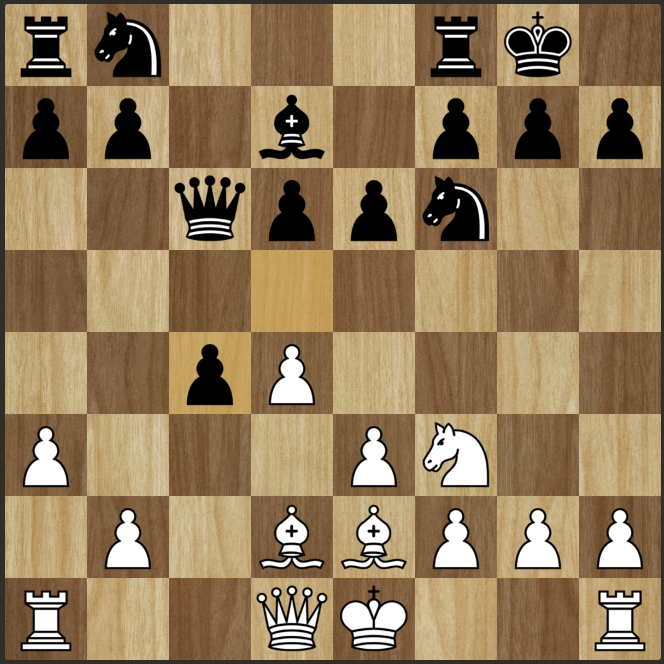
#> input picture input.png, 1328 x 1328 px (shown at 1/2 size)
$ python -i chessboard_finder.py   (imports and definitions only)
#> lines starting #> are read from the running program, lines starting #| are printed output that depends on the picture
#!/usr/bin/env python3
# -*- coding: utf-8 -*-
# Pass in image of online chessboard screenshot, returns corners of chessboard
# usage: chessboard_finder.py [-h] images [images ...]

# Find orthorectified chessboard corners in image

# positional arguments:
#   images      Input image URLs or local file paths

# optional arguments:
#   -h, --help  show this help message and exit


# sudo apt-get install libatlas-base-dev for numpy error, see https://github.com/Kitt-AI/snowboy/issues/262
import numpy as np
# sudo apt-get install libopenjp2-7 libtiff5
import PIL.Image
import argparse
from time import time
from helper_image_loading import *


def nonmax_suppress_1d(arr, winsize=5):
  """Return 1d array with only peaks, use neighborhood window of winsize px"""
  _arr = arr.copy()

  for i in range(_arr.size):
    if i == 0:
      left_neighborhood = 0
    else:
      left_neighborhood = arr[max(0,i-winsize):i]
    if i >= _arr.size-2:
      right_neighborhood = 0
    else:
      right_neighborhood = arr[i+1:min(arr.size-1,i+winsize)]

    if arr[i] < np.max(left_neighborhood) or arr[i] <= np.max(right_neighborhood):
      _arr[i] = 0
  return _arr

def findChessboardCorners(img_arr_gray, noise_threshold = 8000):
  # Load image grayscale as an numpy array
  # Return None on failure to find a chessboard
  #
  # noise_threshold: Ratio of standard deviation of hough values along an axis
  # versus the number of pixels, manually measured  bad trigger images
  # at < 5,000 and good  chessboards values at > 10,000

  # Get gradients, split into positive and inverted negative components
  gx, gy = np.gradient(img_arr_gray)
  gx_pos = gx.copy()
  gx_pos[gx_pos<0] = 0
  gx_neg = -gx.copy()
  gx_neg[gx_neg<0] = 0

  gy_pos = gy.copy()
  gy_pos[gy_pos<0] = 0
  gy_neg = -gy.copy()
  gy_neg[gy_neg<0] = 0

  # 1-D ampltitude of hough transform of gradients about X & Y axes
  num_px = img_arr_gray.shape[0] * img_arr_gray.shape[1]
  hough_gx = gx_pos.sum(axis=1) * gx_neg.sum(axis=1)
  hough_gy = gy_pos.sum(axis=0) * gy_neg.sum(axis=0)

  # Check that gradient peak signal is strong enough by
  # comparing normalized standard deviation to threshold
  if min(hough_gx.std() / hough_gx.size,
         hough_gy.std() / hough_gy.size) < noise_threshold:
    return None

  # Normalize and skeletonize to just local peaks
  hough_gx = nonmax_suppress_1d(hough_gx) / hough_gx.max()
  hough_gy = nonmax_suppress_1d(hough_gy) / hough_gy.max()

  # Arbitrary threshold of 20% of max
  hough_gx[hough_gx<0.2] = 0
  hough_gy[hough_gy<0.2] = 0

  # Now we have a set of potential vertical and horizontal lines that
  # may contain some noisy readings, try different subsets of them with
  # consistent spacing until we get a set of 7, choose strongest set of 7
  pot_lines_x = np.where(hough_gx)[0]
  pot_lines_y = np.where(hough_gy)[0]
  pot_lines_x_vals = hough_gx[pot_lines_x]
  pot_lines_y_vals = hough_gy[pot_lines_y]

  # Get all possible length 7+ sequences
  seqs_x = getAllSequences(pot_lines_x)
  seqs_y = getAllSequences(pot_lines_y)

  if len(seqs_x) == 0 or len(seqs_y) == 0:
    return None

  # Score sequences by the strength of their hough peaks
  seqs_x_vals = [pot_lines_x_vals[[v in seq for v in pot_lines_x]] for seq in seqs_x]
  seqs_y_vals = [pot_lines_y_vals[[v in seq for v in pot_lines_y]] for seq in seqs_y]

  # shorten sequences to up to 9 values based on score
  # X sequences
  for i in range(len(seqs_x)):
    seq = seqs_x[i]
    seq_val = seqs_x_vals[i]

    # if the length of sequence is more than 7 + edges = 9
    # strip weakest edges
    if len(seq) > 9:
      # while not inner 7 chess lines, strip weakest edges
      while len(seq) > 7:
        if seq_val[0] > seq_val[-1]:
          seq = seq[:-1]
          seq_val = seq_val[:-1]
        else:
          seq = seq[1:]
          seq_val = seq_val[1:]

    seqs_x[i] = seq
    seqs_x_vals[i] = seq_val

  # Y sequences
  for i in range(len(seqs_y)):
    seq = seqs_y[i]
    seq_val = seqs_y_vals[i]

    while len(seq) > 9:
      if seq_val[0] > seq_val[-1]:
        seq = seq[:-1]
        seq_val = seq_val[:-1]
      else:
        seq = seq[1:]
        seq_val = seq_val[1:]

    seqs_y[i] = seq
    seqs_y_vals[i] = seq_val

  # Now that we only have length 7-9 sequences, score and choose the best one
  scores_x = np.array([np.mean(v) for v in seqs_x_vals])
  scores_y = np.array([np.mean(v) for v in seqs_y_vals])

  # Keep first sequence with the largest step size
  # scores_x = np.array([np.median(np.diff(s)) for s in seqs_x])
  # scores_y = np.array([np.median(np.diff(s)) for s in seqs_y])

  #TODO(elucidation): Choose heuristic score between step size and hough response

  best_seq_x = seqs_x[scores_x.argmax()]
  best_seq_y = seqs_y[scores_y.argmax()]
  # print(best_seq_x, best_seq_y)

  # Now if we have sequences greater than length 7, (up to 9),
  # that means we have up to 9 possible combinations of sets of 7 sequences
  # We try all of them and see which has the best checkerboard response
  sub_seqs_x = [best_seq_x[k:k+7] for k in range(len(best_seq_x) - 7 + 1)]
  sub_seqs_y = [best_seq_y[k:k+7] for k in range(len(best_seq_y) - 7 + 1)]

  dx = np.median(np.diff(best_seq_x))
  dy = np.median(np.diff(best_seq_y))
  corners = np.zeros(4, dtype=int)

  # Add 1 buffer to include the outer tiles, since sequences are only using
  # inner chessboard lines
  corners[0] = int(best_seq_y[0]-dy)
  corners[1] = int(best_seq_x[0]-dx)
  corners[2] = int(best_seq_y[-1]+dy)
  corners[3] = int(best_seq_x[-1]+dx)

  # Generate crop image with on full sequence, which may be wider than a normal
  # chessboard by an extra 2 tiles, we'll iterate over all combinations
  # (up to 9) and choose the one that correlates best with a chessboard
  gray_img_crop = PIL.Image.fromarray(img_arr_gray).crop(corners)

  # Build a kernel image of an idea chessboard to correlate against
  k = 8 # Arbitrarily chose 8x8 pixel tiles for correlation image
  quad = np.ones([k,k])
  kernel = np.vstack([np.hstack([quad,-quad]), np.hstack([-quad,quad])])
  kernel = np.tile(kernel,(4,4)) # Becomes an 8x8 alternating grid (chessboard)
  kernel = kernel/np.linalg.norm(kernel) # normalize
  # 8*8 = 64x64 pixel ideal chessboard

  k = 0
  n = max(len(sub_seqs_x), len(sub_seqs_y))
  final_corners = None
  best_score = None

  # Iterate over all possible combinations of sub sequences and keep the corners
  # with the best correlation response to the ideal 64x64px chessboard
  for i in range(len(sub_seqs_x)):
    for j in range(len(sub_seqs_y)):
      k = k + 1

      # [y, x, y, x]
      sub_corners = np.array([
        sub_seqs_y[j][0]-corners[0]-dy, sub_seqs_x[i][0]-corners[1]-dx,
        sub_seqs_y[j][-1]-corners[0]+dy, sub_seqs_x[i][-1]-corners[1]+dx],
        dtype=np.int_)

      # Generate crop candidate, nearest pixel is fine for correlation check
      sub_img = gray_img_crop.crop(sub_corners).resize((64,64))

      # Perform correlation score, keep running best corners as our final output
      # Use absolute since it's possible board is rotated 90 deg
      score = np.abs(np.sum(kernel * sub_img))
      if best_score is None or score > best_score:
        best_score = score
        final_corners = sub_corners + [corners[0], corners[1], corners[0], corners[1]]

  return final_corners

def getAllSequences(seq, min_seq_len=7, err_px=5):
  """Given sequence of increasing numbers, get all sequences with common
  spacing (within err_px) that contain at least min_seq_len values"""

  # Sanity check that there are enough values to satisfy
  if len(seq) < min_seq_len:
    return []

  # For every value, take the next value and see how many times we can step
  # that falls on another value within err_px points
  seqs = []
  for i in range(len(seq)-1):
    for j in range(i+1, len(seq)):
      # Check that seq[i], seq[j] not already in previous sequences
      duplicate = False
      for prev_seq in seqs:
        for k in range(len(prev_seq)-1):
          if seq[i] == prev_seq[k] and seq[j] == prev_seq[k+1]:
            duplicate = True
      if duplicate:
        continue
      d = seq[j] - seq[i]

      # Ignore two points that are within error bounds of each other
      if d < err_px:
        continue

      s = [seq[i], seq[j]]
      n = s[-1] + d
      while np.abs((seq-n)).min() < err_px:
        n = seq[np.abs((seq-n)).argmin()]
        s.append(n)
        n = s[-1] + d

      if len(s) >= min_seq_len:
        s = np.array(s)
        seqs.append(s)
  return seqs

# [37 lines left out: function getChessTilesColor, not called in this run]

def getChessBoardGray(img, corners):
  # img is a grayscale image
  # corners = (x0, y0, x1, y1) for top-left corner to bot-right corner of board
  height, width = img.shape

  # corners could be outside image bounds, pad image as needed
  padl_x = max(0, -corners[0])
  padl_y = max(0, -corners[1])
  padr_x = max(0, corners[2] - width)
  padr_y = max(0, corners[3] - height)

  img_padded = np.pad(img, ((padl_y,padr_y),(padl_x,padr_x)), mode='edge')

  chessboard_img = img_padded[
    (padl_y + corners[1]):(padl_y + corners[3]),
    (padl_x + corners[0]):(padl_x + corners[2])]

  # 256x256 px image, 32x32px individual tiles
  # Normalized
  chessboard_img_resized = np.asarray( \
        PIL.Image.fromarray(chessboard_img) \
        .resize([256,256], PIL.Image.BILINEAR), dtype=np.uint8) / 255.0
  return chessboard_img_resized

def getChessTilesGray(img, corners):
  chessboard_img_resized = getChessBoardGray(img, corners)
  return getTiles(chessboard_img_resized)


def getTiles(processed_gray_img):
  # Given 256x256 px normalized grayscale image of a chessboard (32x32px per tile)
  # NOTE (values must be in range 0-1)
  # Return a 32x32x64 tile array
  #
  # stack deep 64 tiles
  # so, first slab is tile A1, then A2 etc.
  tiles = np.zeros([32,32,64], dtype=np.float32) # grayscale
  # Assume A1 is bottom left of image, need to reverse rank since images start
  # with origin in top left
  for rank in range(8): # rows (numbers)
    for file in range(8): # columns (letters)
      tiles[:,:,(rank*8+file)] = \
        processed_gray_img[(7-rank)*32:((7-rank)+1)*32,file*32:(file+1)*32]

  return tiles

def findGrayscaleTilesInImage(img):
  """ Find chessboard and convert into input tiles for CNN """
  if img is None:
    return None, None

  # Convert to grayscale numpy array
  img_arr = np.asarray(img.convert("L"), dtype=np.float32)

  # Use computer vision to find orthorectified chessboard corners in image
  corners = findChessboardCorners(img_arr)
  if corners is None:
    return None, None

  # Pull grayscale tiles out given image and chessboard corners
  tiles = getChessTilesGray(img_arr, corners)

  # Return both the tiles as well as chessboard corner locations in the image
  return tiles, corners

# [22 lines of commented-out code are left out]

# [44 lines left out: function main, not called in this run]

# [17 lines not run here, left out]

>>> from PIL import Image
>>> picture = Image.open('input.png')
#> picture is the input picture: PIL image 1328x1328 RGBA; mean R, G, B, A 148.2, 124, 90.3, 255
>>> result = findGrayscaleTilesInImage(picture)
#> in findGrayscaleTilesInImage, `img_arr = np.asarray(img.convert("L"), dtype=np.float32)`:
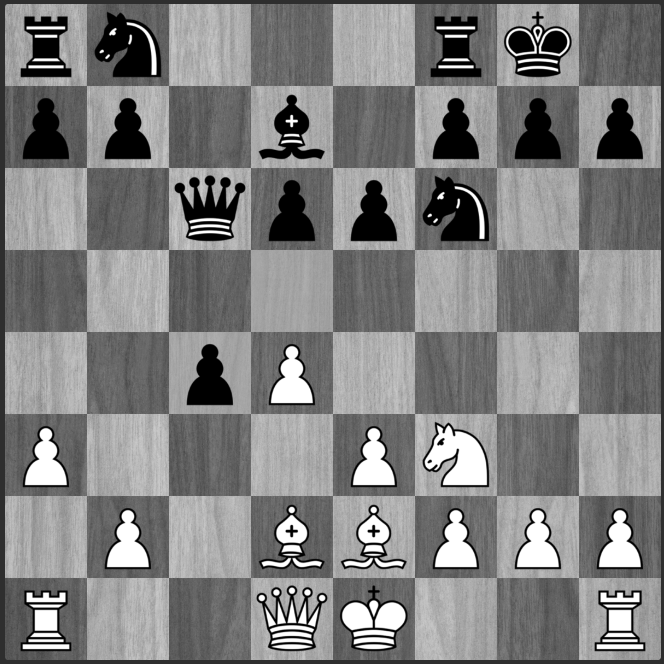
#> img_arr: shape (1328, 1328) float32 (shown at 1/2 size); min 0, max 255, mean 127.4
#> in findChessboardCorners, `gx, gy = np.gradient(img_arr_gray)`:
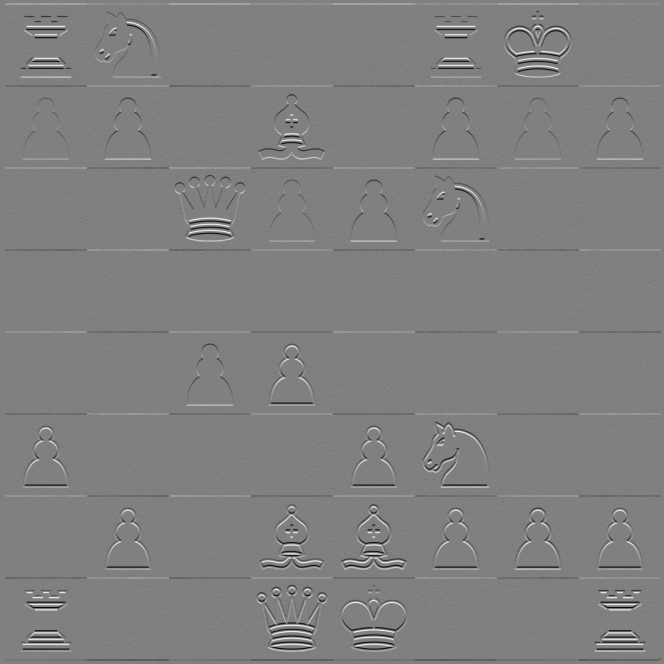
#> gx: shape (1328, 1328) float32 (shown at 1/2 size); min -119, max 118, mean 0; drawn with min black and max white
#> in findChessboardCorners, `gx, gy = np.gradient(img_arr_gray)`:
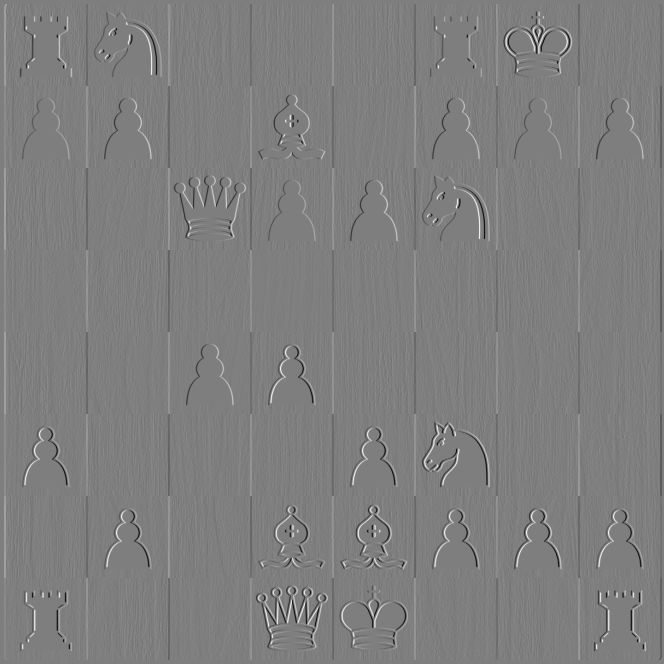
#> gy: shape (1328, 1328) float32 (shown at 1/2 size); min -118, max 119, mean 0; drawn with min black and max white
#> in findChessboardCorners, `gx_pos[gx_pos<0] = 0`:
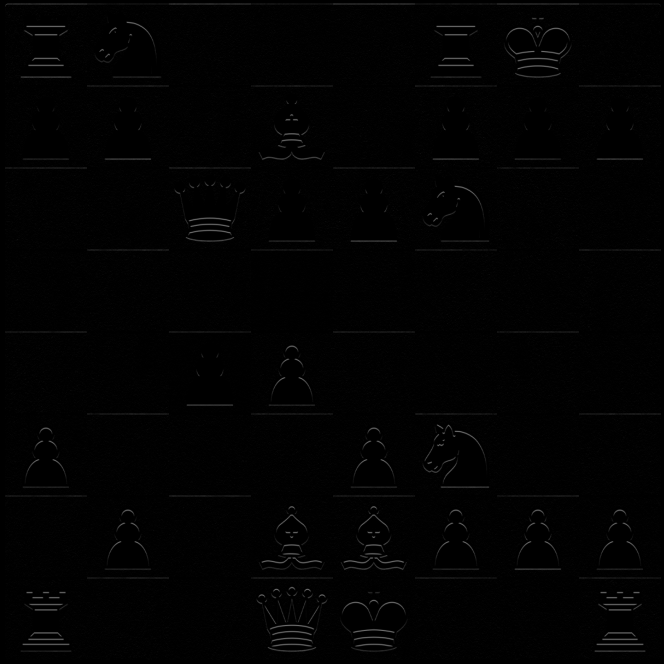
#> gx_pos: shape (1328, 1328) float32 (shown at 1/2 size); min 0, max 118, mean 2.1
#> in findChessboardCorners, `gy_neg[gy_neg<0] = 0`:
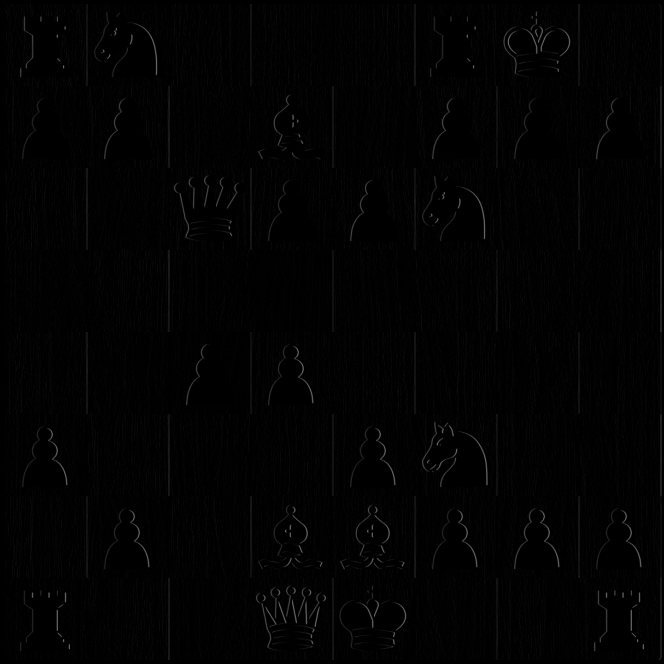
#> gy_neg: shape (1328, 1328) float32 (shown at 1/2 size); min 0, max 118, mean 2.3
#> in findChessboardCorners, `hough_gx = gx_pos.sum(axis=1) * gx_neg.sum(axis=1)`: hough_gx = 1328 values, max 532158272 at index 992, min 0 at index 0, mean 11795757
#> in findChessboardCorners, `hough_gy = gy_pos.sum(axis=0) * gy_neg.sum(axis=0)`: hough_gy = 1328 values, max 704177920 at index 337, min 0 at index 0, mean 13378347
#> the loop in nonmax_suppress_1d, `for i in range(_arr.size):` made 1328 passes
#> (left_neighborhood, right_neighborhood) on passes 2, 6, 7, 8, 9, 10, 11: ([0], [0, 0, 0, 0]), ([0, 0, 0, 0, 0], [0, 0, 0, 2251746]), ([0, 0, 0, 0, 0], [0, 0, 2251746, 1946513.2]), ([0, 0, 0, 0, 0], [0, 2251746, 1946513.2, 2293368]), ([0, 0, 0, 0, 0], [2251746, 1946513.2, 2293368, 1742818.5]), ([0, 0, 0, 0, 0], [1946513.2, 2293368, 1742818.5, 1972980]), ([0, 0, 0, 0, 2251746], [2293368, 1742818.5, 1972980, 1716990])
#> right_neighborhood on passes 1, 3, 4, 5: [0, 0, 0, 0], [0, 0, 0, 0], [0, 0, 0, 0], [0, 0, 0, 0]
#> in findChessboardCorners, `hough_gx = nonmax_suppress_1d(hough_gx) / hough_gx.max()`: hough_gx = 1328 values, max 1 at index 992, min 0 at index 0, mean 0.00762
#> the loop in nonmax_suppress_1d (call 2), `for i in range(_arr.size):` made 1328 passes
#> (left_neighborhood, right_neighborhood) on passes 2, 8, 9, 10, 11, 12, 13: ([0], [0, 0, 0, 0]), ([0, 0, 0, 0, 0], [0, 0, 0, 4572386]), ([0, 0, 0, 0, 0], [0, 0, 4572386, 5207036]), ([0, 0, 0, 0, 0], [0, 4572386, 5207036, 6342198.5]), ([0, 0, 0, 0, 0], [4572386, 5207036, 6342198.5, 5577600]), ([0, 0, 0, 0, 0], [5207036, 6342198.5, 5577600, 4331809]), ([0, 0, 0, 0, 4572386], [6342198.5, 5577600, 4331809, 4104958])
#> in findChessboardCorners, `hough_gy = nonmax_suppress_1d(hough_gy) / hough_gy.max()`: hough_gy = 1328 values, max 1 at index 337, min 0 at index 0, mean 0.00517
#> in findChessboardCorners, `pot_lines_x = np.where(hough_gx)[0]`: pot_lines_x = [172, 336, 499, 663, 828, 992, 1134, 1155, 1274, 1288]
#> in findChessboardCorners, `pot_lines_y = np.where(hough_gy)[0]`: pot_lines_y = [173, 337, 502, 666, 830, 993, 1158]
#> in findChessboardCorners, `pot_lines_x_vals = hough_gx[pot_lines_x]`: pot_lines_x_vals = [0.987, 0.983, 0.957, 0.925, 0.968, 1, 0.368, 0.987, 0.211, 0.213]
#> in findChessboardCorners, `pot_lines_y_vals = hough_gy[pot_lines_y]`: pot_lines_y_vals = [0.781, 1, 0.683, 0.737, 0.819, 0.506, 0.745]
#> the loop in getAllSequences, `for i in range(len(seq)-1):` made 9 passes
#> after the loop in getAllSequences, `for i in range(len(seq)-1):`: seqs = [[172, 336, 499, 663, 828, 992, 1155]]
#> the loop in getAllSequences (call 2), `for i in range(len(seq)-1):` made 6 passes
#> in findChessboardCorners, `seqs_y = getAllSequences(pot_lines_y)`: seqs_y = [[173, 337, 502, 666, 830, 993, 1158]]
#> in findChessboardCorners, `seqs_x_vals = [pot_lines_x_vals[[v in seq for v in pot_lines_x]] for s..`: seqs_x_vals = [[0.987, 0.983, 0.957, 0.925, 0.968, 1, 0.987]]
#> in findChessboardCorners, `seqs_y_vals = [pot_lines_y_vals[[v in seq for v in pot_lines_y]] for s..`: seqs_y_vals = [[0.781, 1, 0.683, 0.737, 0.819, 0.506, 0.745]]
#> the loop in findChessboardCorners, `for i in range(len(seqs_x)):` made 1 pass
#> the loop in findChessboardCorners, `for i in range(len(seqs_y)):` made 1 pass
#> in findChessboardCorners, `scores_x = np.array([np.mean(v) for v in seqs_x_vals])`: scores_x = [0.972]
#> in findChessboardCorners, `scores_y = np.array([np.mean(v) for v in seqs_y_vals])`: scores_y = [0.753]
#> in findChessboardCorners, `best_seq_x = seqs_x[scores_x.argmax()]`: best_seq_x = [172, 336, 499, 663, 828, 992, 1155]
#> in findChessboardCorners, `best_seq_y = seqs_y[scores_y.argmax()]`: best_seq_y = [173, 337, 502, 666, 830, 993, 1158]
#> in findChessboardCorners, `sub_seqs_x = [best_seq_x[k:k+7] for k in range(len(best_seq_x) - 7 + 1)]`: sub_seqs_x = [[172, 336, 499, 663, 828, 992, 1155]]
#> in findChessboardCorners, `sub_seqs_y = [best_seq_y[k:k+7] for k in range(len(best_seq_y) - 7 + 1)]`: sub_seqs_y = [[173, 337, 502, 666, 830, 993, 1158]]
#> in findChessboardCorners, `dx = np.median(np.diff(best_seq_x))`: dx = 164
#> in findChessboardCorners, `gray_img_crop = PIL.Image.fromarray(img_arr_gray).crop(corners)`:
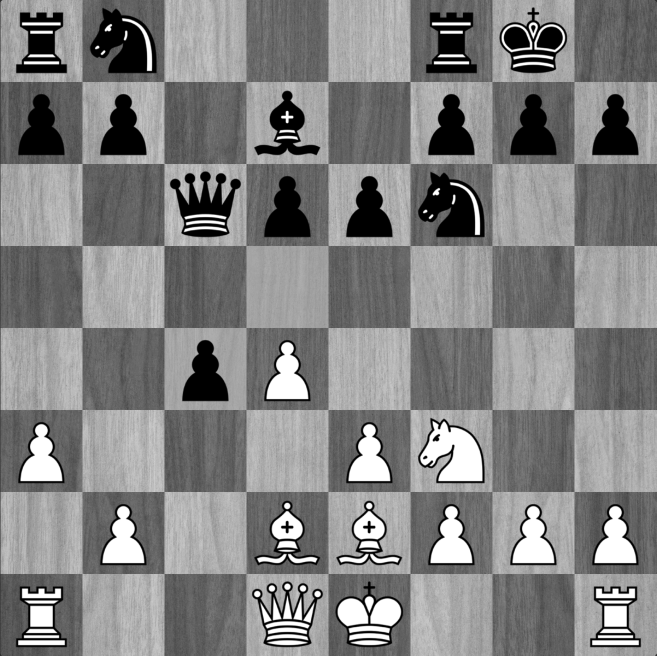
#> gray_img_crop: PIL image 1313x1311 F (shown at 1/2 size); min 0, max 255, mean 129.3
#> in findChessboardCorners, `n = max(len(sub_seqs_x), len(sub_seqs_y))`: n = 1
#> the loop in findChessboardCorners, `for i in range(len(sub_seqs_x)):` made 1 pass
#> after the loop in findChessboardCorners, `for i in range(len(sub_seqs_x)):`: best_score = 1686.5; final_corners = [9, 8, 1322, 1319]; k = 1
#> in findGrayscaleTilesInImage, `corners = findChessboardCorners(img_arr)`: corners = [9, 8, 1322, 1319]
#> in getChessBoardGray, `padl_x = max(0, -corners[0])`: padl_x = 0
#> in getChessBoardGray, `chessboard_img_resized = np.asarray( \ PIL.Image.fromarray(chessboard_..`:
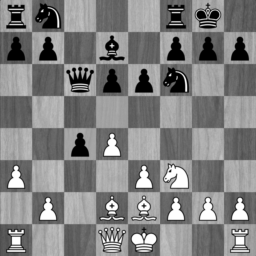
#> chessboard_img_resized: shape (256, 256) float64; min 0, max 1, mean 0.505
